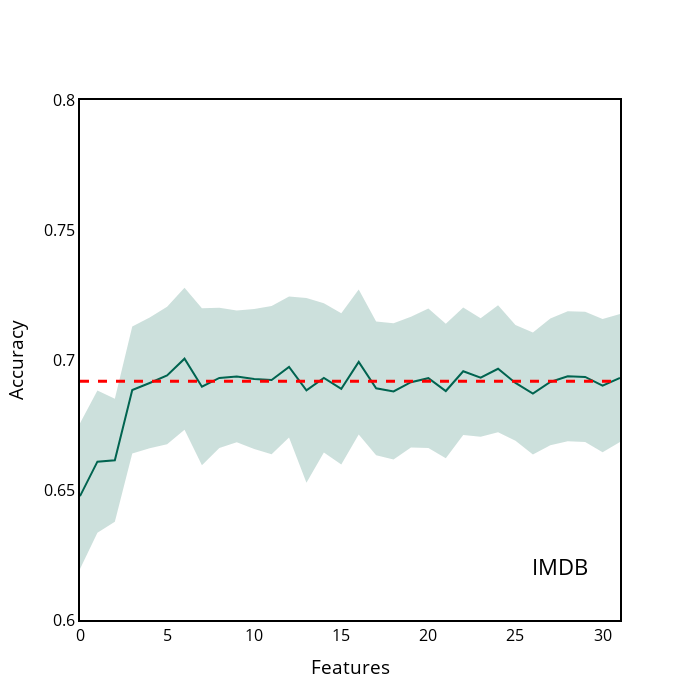

The cell this chart's notebook holds for it:
### Code cell
IMDB["y_upper"] = IMDB["accuracy_contribution"] + IMDB["accuracy_contribution_std"]
IMDB["y_lower"] = IMDB["accuracy_contribution"] - IMDB["accuracy_contribution_std"]

x = IMDB.index.tolist()
y = IMDB["accuracy_contribution"].tolist()

y_upper = IMDB["y_upper"].tolist()
y_lower = IMDB["y_lower"].tolist()


fig = go.Figure([
    go.Scatter(
        x=x,
        y=y,
        line=dict(color='rgb(0,100,80)'),
        mode='lines'
    ),
    go.Scatter(
        x=x+x[::-1], # x, then x reversed
        y=y_upper+y_lower[::-1], # upper, then lower reversed
        fill='toself',
        fillcolor='rgba(0,100,80,0.2)',
        line=dict(color='rgba(255,255,255,0)'),
        hoverinfo="skip",
        showlegend=False
    )
])



# Update figure layout
fig.update_layout(title={'text':'IMDB', 'y':0.2, 'x':0.8,'xanchor': 'center','yanchor': 'top'})
fig.update_layout(paper_bgcolor='white')
fig.update_layout(plot_bgcolor='white')
fig.update_yaxes(color='black')
fig.update_layout(
    yaxis = dict(
        title = "Accuracy",
        zeroline=True,
        showline = True,
        linecolor = 'black',
        mirror=True,
        linewidth = 2
    ),
    xaxis = dict(
        title = "Features",
        mirror=True,
        zeroline=True,
        showline = True,
        linecolor = 'black',
        linewidth = 2,
    ),
    width=700,
    height=700,
    font=dict(
    size=16,
    color="black")  
)
fig.update_layout(showlegend=False)
fig.update_layout(yaxis_range=[0.6,0.8])
fig.update_xaxes(showgrid=False, gridwidth=0.5, gridcolor='#e3e1e1')
fig.update_yaxes(showgrid=False, gridwidth=0.5, gridcolor='grey')
fig.update_traces(marker_line_color='black', marker_line_width=1.0, opacity=1.0)

fig.add_hline(y=0.6918, line_width=3, line_dash="dash", line_color="red")


fig.show()

### Figure 1 — Plotly figure (JSON) as saved in the notebook; plotly's stock layout.template omitted (floating-point values rounded to 4 significant figures)
{"data": [{"line": {"color": "rgb(0,100,80)"}, "marker": {"line": {"color": "black", "width": 1}}, "mode": "lines", "opacity": 1, "type": "scatter", "x": [0, 1, 2, 3, 4, 5, 6, 7, 8, 9, 10, 11, 12, 13, 14, 15, 16, 17, 18, 19, 20, 21, 22, 23, 24, 25, 26, 27, 28, 29, 30, 31], "y": [0.6476, 0.6609, 0.6615, 0.6885, 0.6912, 0.694, 0.7005, 0.6897, 0.6931, 0.6937, 0.6927, 0.6923, 0.6973, 0.6883, 0.6931, 0.6889, 0.6993, 0.6891, 0.6879, 0.6915, 0.693, 0.6881, 0.6957, 0.6932, 0.6966, 0.6912, 0.6871, 0.6916, 0.6937, 0.6935, 0.6902, 0.6931]}, {"fill": "toself", "fillcolor": "rgba(0,100,80,0.2)", "hoverinfo": "skip", "line": {"color": "rgba(255,255,255,0)"}, "marker": {"line": {"color": "black", "width": 1}}, "opacity": 1, "showlegend": false, "type": "scatter", "x": [0, 1, 2, 3, 4, 5, 6, 7, 8, 9, 10, 11, 12, 13, 14, 15, 16, 17, 18, 19, 20, 21, 22, 23, 24, 25, 26, 27, 28, 29, 30, 31, 31, 30, 29, 28, 27, 26, 25, 24, 23, 22, 21, 20, 19, 18, 17, 16, 15, 14, 13, 12, 11, 10, 9, 8, 7, 6, 5, 4, 3, 2, 1, 0], "y": [0.6757, 0.6882, 0.6851, 0.7129, 0.7163, 0.7205, 0.7278, 0.7199, 0.7201, 0.719, 0.7196, 0.7208, 0.7245, 0.7238, 0.7218, 0.7179, 0.7272, 0.7149, 0.7141, 0.7166, 0.7198, 0.7139, 0.7202, 0.716, 0.7211, 0.7134, 0.7106, 0.7159, 0.7188, 0.7185, 0.7158, 0.7177, 0.6685, 0.6645, 0.6685, 0.6687, 0.6672, 0.6636, 0.6689, 0.6722, 0.6704, 0.6712, 0.6622, 0.6662, 0.6663, 0.6617, 0.6633, 0.6714, 0.6599, 0.6644, 0.6528, 0.6702, 0.6638, 0.6658, 0.6683, 0.6661, 0.6595, 0.6732, 0.6676, 0.666, 0.664, 0.6378, 0.6336, 0.6196]}], "layout": {"font": {"color": "black", "size": 16}, "height": 700, "paper_bgcolor": "white", "plot_bgcolor": "white", "shapes": [{"line": {"color": "red", "dash": "dash", "width": 3}, "type": "line", "x0": 0, "x1": 1, "xref": "x domain", "y0": 0.6918, "y1": 0.6918, "yref": "y"}], "showlegend": false, "title": {"text": "IMDB", "x": 0.8, "xanchor": "center", "y": 0.2, "yanchor": "top"}, "width": 700, "xaxis": {"autorange": true, "gridcolor": "#e3e1e1", "gridwidth": 0.5, "linecolor": "black", "linewidth": 2, "mirror": true, "range": [0, 31], "showgrid": false, "showline": true, "title": {"text": "Features"}, "type": "linear", "zeroline": true}, "yaxis": {"color": "black", "gridcolor": "grey", "gridwidth": 0.5, "linecolor": "black", "linewidth": 2, "mirror": true, "range": [0.6, 0.8], "showgrid": false, "showline": true, "title": {"text": "Accuracy"}, "type": "linear", "zeroline": true}}}
